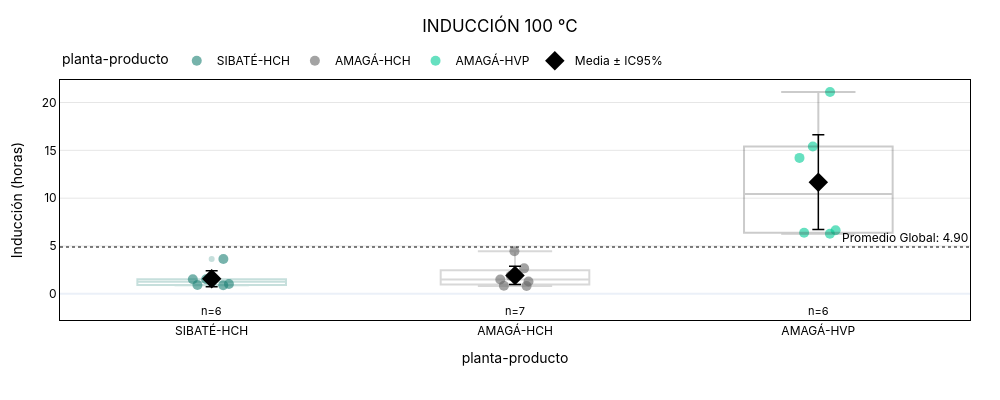

Source (notebook cell):
### Code cell
f = plot_statistical_strip(df, x_col="planta-producto", y_col='INDUCCIÓN 100 °C',
    category_order=['SIBATÉ-HCH', 'AMAGÁ-HCH', 'AMAGÁ-HVP'],
    title='INDUCCIÓN 100 °C', color_map={"SIBATÉ-HCH": "#1C8074", "AMAGÁ-HCH": "#666666"}, width=1000, height=400,
    point_size=10,
    y_title="Inducción (horas)")
print(f"inducción_100_°c_box.html")
f.show()
s3_cliente.save_plotly_html(f, "inducción_100_°c_box.html")
s3_lab.save_plotly_html(f, "inducción_100_°c_box.html")

### Figure 1 — Plotly figure (JSON) as saved in the notebook; plotly's stock layout.template omitted (floating-point values rounded to 4 significant figures)
{"data": [{"alignmentgroup": "True", "boxpoints": "all", "fillcolor": "rgba(255,255,255,0)", "hoveron": "points", "hovertemplate": "<b>INDUCCIÓN 100 °C</b>: %{y:.2f}<br>planta-producto: %{x}<extra></extra>", "legendgroup": "SIBATÉ-HCH", "line": {"color": "rgba(255,255,255,0)"}, "marker": {"color": "#1C8074", "line": {"width": 0}, "opacity": 0.6, "size": 10}, "name": "SIBATÉ-HCH", "offsetgroup": "SIBATÉ-HCH", "orientation": "v", "pointpos": 0, "showlegend": true, "type": "box", "x": ["SIBATÉ-HCH", "SIBATÉ-HCH", "SIBATÉ-HCH", "SIBATÉ-HCH", "SIBATÉ-HCH", "SIBATÉ-HCH"], "x0": " ", "xaxis": "x", "y": [0.925, 1.52, 0.89, 1.025, 3.64, 1.53], "y0": " ", "yaxis": "y"}, {"alignmentgroup": "True", "boxpoints": "all", "fillcolor": "rgba(255,255,255,0)", "hoveron": "points", "hovertemplate": "<b>INDUCCIÓN 100 °C</b>: %{y:.2f}<br>planta-producto: %{x}<extra></extra>", "legendgroup": "AMAGÁ-HCH", "line": {"color": "rgba(255,255,255,0)"}, "marker": {"color": "#666666", "line": {"width": 0}, "opacity": 0.6, "size": 10}, "name": "AMAGÁ-HCH", "offsetgroup": "AMAGÁ-HCH", "orientation": "v", "pointpos": 0, "showlegend": true, "type": "box", "x": ["AMAGÁ-HCH", "AMAGÁ-HCH", "AMAGÁ-HCH", "AMAGÁ-HCH", "AMAGÁ-HCH", "AMAGÁ-HCH", "AMAGÁ-HCH"], "x0": " ", "xaxis": "x", "y": [0.855, 0.82, 1.505, 1.295, 2.665, 1.89, 4.45], "y0": " ", "yaxis": "y"}, {"alignmentgroup": "True", "boxpoints": "all", "fillcolor": "rgba(255,255,255,0)", "hoveron": "points", "hovertemplate": "<b>INDUCCIÓN 100 °C</b>: %{y:.2f}<br>planta-producto: %{x}<extra></extra>", "legendgroup": "AMAGÁ-HVP", "line": {"color": "rgba(255,255,255,0)"}, "marker": {"color": "#00cc96", "line": {"width": 0}, "opacity": 0.6, "size": 10}, "name": "AMAGÁ-HVP", "offsetgroup": "AMAGÁ-HVP", "orientation": "v", "pointpos": 0, "showlegend": true, "type": "box", "x": ["AMAGÁ-HVP", "AMAGÁ-HVP", "AMAGÁ-HVP", "AMAGÁ-HVP", "AMAGÁ-HVP", "AMAGÁ-HVP"], "x0": " ", "xaxis": "x", "y": [15.39, 6.275, 21.09, 6.39, 14.21, 6.64], "y0": " ", "yaxis": "y"}, {"boxmean": false, "fillcolor": "rgba(0,0,0,0)", "hoverinfo": "skip", "line": {"color": "#1C8074"}, "marker": {"color": "#1C8074"}, "name": "SIBATÉ-HCH (IQR)", "opacity": 0.25, "showlegend": false, "type": "box", "x": ["SIBATÉ-HCH", "SIBATÉ-HCH", "SIBATÉ-HCH", "SIBATÉ-HCH", "SIBATÉ-HCH", "SIBATÉ-HCH"], "y": [0.925, 1.52, 0.89, 1.025, 3.64, 1.53]}, {"boxmean": false, "fillcolor": "rgba(0,0,0,0)", "hoverinfo": "skip", "line": {"color": "#666666"}, "marker": {"color": "#666666"}, "name": "AMAGÁ-HCH (IQR)", "opacity": 0.25, "showlegend": false, "type": "box", "x": ["AMAGÁ-HCH", "AMAGÁ-HCH", "AMAGÁ-HCH", "AMAGÁ-HCH", "AMAGÁ-HCH", "AMAGÁ-HCH", "AMAGÁ-HCH"], "y": [0.855, 0.82, 1.505, 1.295, 2.665, 1.89, 4.45]}, {"boxmean": false, "fillcolor": "rgba(0,0,0,0)", "hoverinfo": "skip", "line": {"color": "#333333"}, "marker": {"color": "#333333"}, "name": "AMAGÁ-HVP (IQR)", "opacity": 0.25, "showlegend": false, "type": "box", "x": ["AMAGÁ-HVP", "AMAGÁ-HVP", "AMAGÁ-HVP", "AMAGÁ-HVP", "AMAGÁ-HVP", "AMAGÁ-HVP"], "y": [15.39, 6.275, 21.09, 6.39, 14.21, 6.64]}, {"customdata": [0.8364, 0.9498, 4.951], "error_y": {"array": [0.8364, 0.9498, 4.951], "color": "black", "thickness": 1.5, "type": "data", "width": 6}, "hovertemplate": "<b>Media</b>: %{y:.2f}<br>IC95%: ±%{customdata:.2f}<extra></extra>", "marker": {"color": "black", "size": 15, "symbol": "diamond"}, "mode": "markers", "name": "Media ± IC95%", "showlegend": true, "type": "scatter", "x": ["SIBATÉ-HCH", "AMAGÁ-HCH", "AMAGÁ-HVP"], "y": [1.588, 1.926, 11.67]}], "layout": {"annotations": [{"font": {"color": "black"}, "showarrow": false, "text": "Promedio Global: 4.90", "x": 1, "xanchor": "right", "xref": "x domain", "y": 4.896, "yanchor": "bottom", "yref": "y"}, {"font": {"color": "black", "size": 11}, "showarrow": false, "text": "n=6", "x": "SIBATÉ-HCH", "y": 0.82, "yshift": -25}, {"font": {"color": "black", "size": 11}, "showarrow": false, "text": "n=7", "x": "AMAGÁ-HCH", "y": 0.82, "yshift": -25}, {"font": {"color": "black", "size": 11}, "showarrow": false, "text": "n=6", "x": "AMAGÁ-HVP", "y": 0.82, "yshift": -25}], "boxmode": "overlay", "font": {"color": "black", "family": "Inter, Arial, sans-serif"}, "height": 400, "legend": {"orientation": "h", "title": {"text": "planta-producto"}, "tracegroupgap": 0, "x": 0, "xanchor": "left", "y": 1.02, "yanchor": "bottom"}, "margin": {"b": 80, "l": 60, "r": 30, "t": 80}, "paper_bgcolor": "rgba(0,0,0,0)", "plot_bgcolor": "rgba(0,0,0,0)", "shapes": [{"line": {"color": "black", "dash": "dot", "width": 1}, "type": "line", "x0": 0, "x1": 1, "xref": "x domain", "y0": 4.896, "y1": 4.896, "yref": "y"}], "title": {"text": "INDUCCIÓN 100 °C", "x": 0.5, "xanchor": "center", "y": 0.95, "yanchor": "top"}, "width": 1000, "xaxis": {"anchor": "y", "categoryarray": ["SIBATÉ-HCH", "AMAGÁ-HCH", "AMAGÁ-HVP"], "categoryorder": "array", "domain": [0, 1], "linecolor": "black", "mirror": true, "showline": true, "title": {"text": "planta-producto"}}, "yaxis": {"anchor": "x", "domain": [0, 1], "gridcolor": "rgba(0,0,0,0.1)", "linecolor": "black", "mirror": true, "showline": true, "title": {"text": "Inducción (horas)"}}}}
